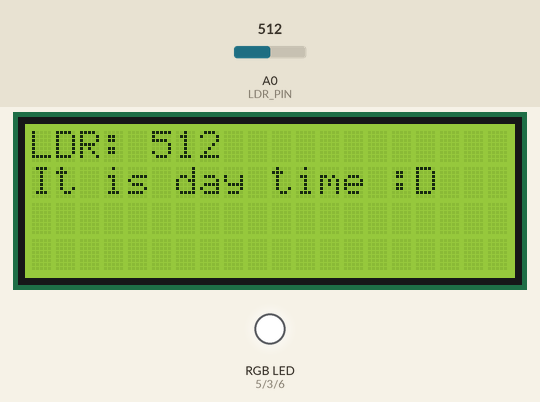
This sketch was run on a simulated Arduino Uno, built with avr-gcc and run on an emulated ATmega328P. On the bench: 20×4 character LCD, an RGB LED mixed from three pins (HIGH = lit). Dashed ring = blinking. The inputs (shaded band) are chosen by the test bench; at power-on: A0 (LDR_PIN) = 512. What the sketch prints to the serial monitor is not drawn.

Above: at 1.2 s.
1.3 s: A0 (LDR_PIN) set to 694
At 2.6 s:
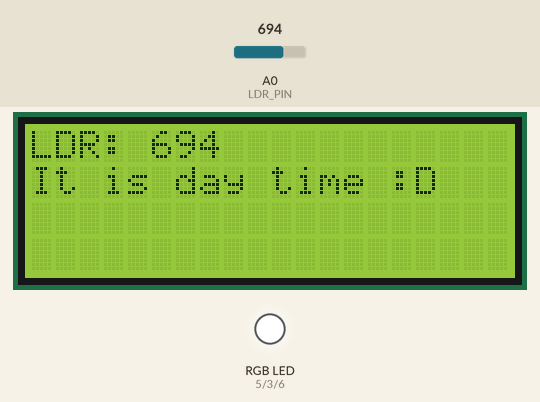
3.6 s: A0 (LDR_PIN) set to 710
At 5.6 s:
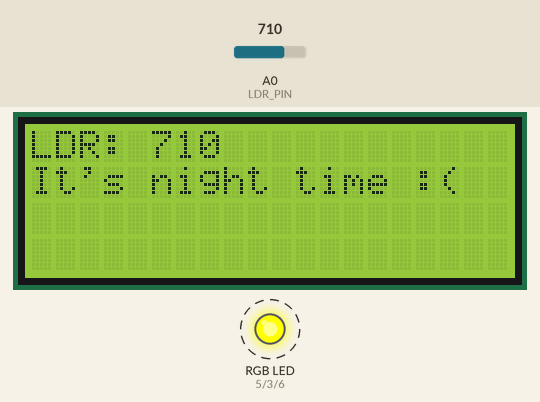
7.7 s: A0 (LDR_PIN) set to 690
At 8.1 s:
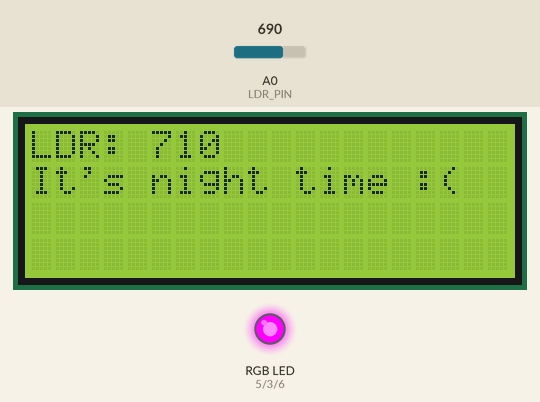
11.8 s: A0 (LDR_PIN) set to 110
At 12.2 s:
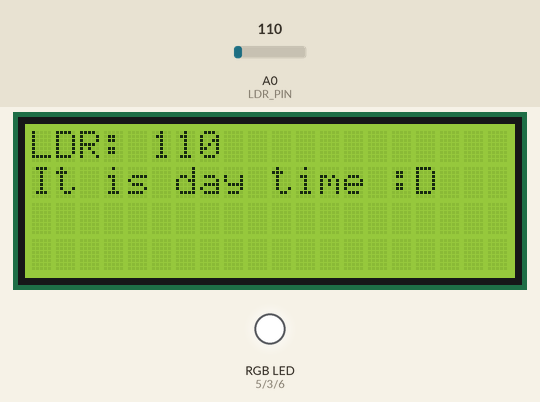
13.3 s: A0 (LDR_PIN) set to 93
At 14.6 s:
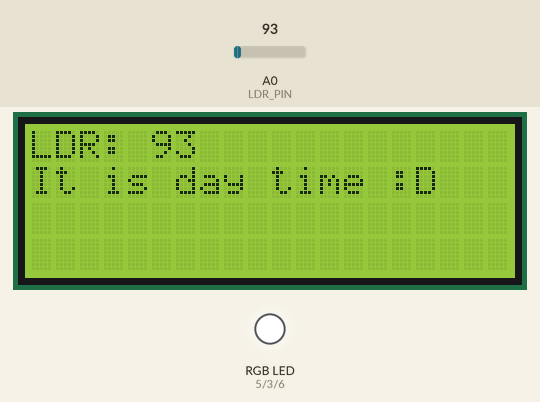
Timing chart, 0 to 16.3 s (numbered marks = the images above; inputs shaded):
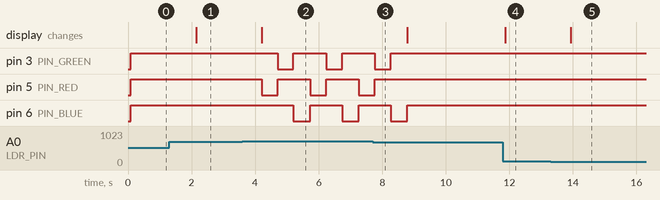

The sketch:

sketch_dec13a.ino
```cpp
#include <Wire.h>
#include <LiquidCrystal_I2C.h>

// Initialize the LCD (I2C Address: 0x27, 20 columns, 4 rows)
LiquidCrystal_I2C lcd(0x27, 20, 4);


// RGB LED Pins
const int PIN_RED = 5;
const int PIN_GREEN = 3;
const int PIN_BLUE = 6;

// LDR Sensor
const int LDR_PIN = A0;
int Threshold = 700;

void setup() {
  Serial.begin(9600);
  lcd.init();       // Initialize the LCD
  lcd.backlight();  // Turn on backlight


  pinMode(PIN_RED, OUTPUT);
  pinMode(PIN_GREEN, OUTPUT);
  pinMode(PIN_BLUE, OUTPUT);
}

void setColor(int R, int G, int B) {
  // Invert values because it's a Common Anode RGB LED
  analogWrite(PIN_RED, 255 - R);
  analogWrite(PIN_GREEN, 255 - G);
  analogWrite(PIN_BLUE, 255 - B);
}

void loop() {
  int LDR_Value = analogRead(LDR_PIN);


  Serial.print("LDR Value: ");
  Serial.println(LDR_Value);


  lcd.clear();
  lcd.setCursor(0, 0);
  lcd.print("LDR: ");
  lcd.print(LDR_Value);

  if (LDR_Value > Threshold) {
    lcd.setCursor(0, 1);
    lcd.print("It's night time :(");


    setColor(255, 0, 0); // Red
    delay(500);
    setColor(0, 255, 0); // Green
    delay(500);
    setColor(0, 0, 255); // Blue
    delay(500);
  } else {

    lcd.setCursor(0, 1);
    lcd.print("It is day time :D");
    setColor(0, 0, 0);
    delay(1000);
  }
}
```

Measured:
- the behaviour switches between 700 and 701 on A0 (LDR_PIN) (found by bisection; images 1 and 2)
- after the input at 1.3 s, the display: changes after 0.85 s (image 1)
- after the input at 3.6 s, pin 3 (PIN_GREEN): alternates HIGH for 1.0 s and LOW for 0.50 s, starting after 1.1 s; pin 5 (PIN_RED): alternates HIGH for 1.0 s and LOW for 0.50 s, starting after 0.61 s; pin 6 (PIN_BLUE): alternates HIGH for 1.0 s and LOW for 0.53 s, starting after 1.6 s; the display: changes after 0.61 s (image 2)
- after the input at 7.7 s, pin 3 (PIN_GREEN): goes on until 8.3 s, then stays HIGH; pin 5 (PIN_RED): goes on until 7.8 s, then stays HIGH; pin 6 (PIN_BLUE): goes on until 8.8 s, then stays HIGH
- after the input at 11.8 s, the display: changes after 0.08 s (image 4)
- after the input at 13.3 s, the display: changes after 0.63 s (image 5)
